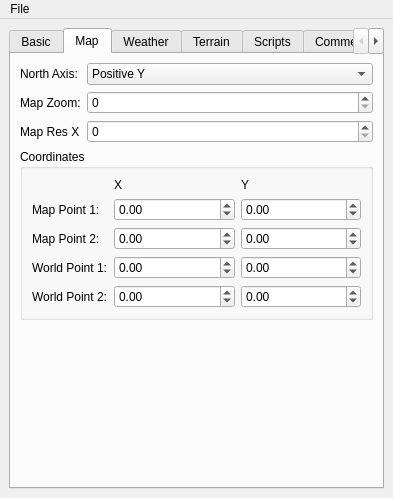
<?xml version="1.0" encoding="UTF-8"?>
<ui version="4.0">
 <class>MainWindow</class>
 <widget class="QMainWindow" name="MainWindow">
  <property name="geometry">
   <rect>
    <x>0</x>
    <y>0</y>
    <width>393</width>
    <height>479</height>
   </rect>
  </property>
  <property name="windowTitle">
   <string>MainWindow</string>
  </property>
  <widget class="QWidget" name="centralwidget">
   <layout class="QGridLayout" name="gridLayout">
    <item row="0" column="0">
     <widget class="QTabWidget" name="tabWidget">
      <property name="currentIndex">
       <number>1</number>
      </property>
      <widget class="QWidget" name="tab">
       <attribute name="title">
        <string>Basic</string>
       </attribute>
       <layout class="QVBoxLayout" name="verticalLayout_8">
        <item>
         <widget class="QGroupBox" name="groupBox_7">
          <property name="title">
           <string>Basic</string>
          </property>
          <layout class="QGridLayout" name="gridLayout_6">
           <item row="0" column="0">
            <layout class="QFormLayout" name="formLayout_7">
             <item row="0" column="0">
              <widget class="QLabel" name="label_20">
               <property name="text">
                <string>Name:</string>
               </property>
              </widget>
             </item>
             <item row="0" column="1">
              <layout class="QHBoxLayout" name="horizontalLayout_14" stretch="0">
               <item>
                <widget class="LocalizedStringLineEdit" name="nameEdit" native="true">
                 <property name="minimumSize">
                  <size>
                   <width>0</width>
                   <height>23</height>
                  </size>
                 </property>
                </widget>
               </item>
              </layout>
             </item>
             <item row="1" column="0">
              <widget class="QLabel" name="label_21">
               <property name="text">
                <string>Tag:</string>
               </property>
              </widget>
             </item>
             <item row="1" column="1">
              <layout class="QHBoxLayout" name="horizontalLayout_15">
               <item>
                <widget class="QLineEdit" name="tagEdit"/>
               </item>
               <item>
                <widget class="QPushButton" name="tagGenerateButton">
                 <property name="maximumSize">
                  <size>
                   <width>26</width>
                   <height>16777215</height>
                  </size>
                 </property>
                 <property name="text">
                  <string>-</string>
                 </property>
                </widget>
               </item>
              </layout>
             </item>
             <item row="2" column="0">
              <widget class="QLabel" name="label_22">
               <property name="text">
                <string>Camera:</string>
               </property>
              </widget>
             </item>
             <item row="2" column="1">
              <layout class="QHBoxLayout" name="horizontalLayout_16">
               <item>
                <widget class="ComboBox2DA" name="cameraStyleSelect"/>
               </item>
               <item>
                <spacer name="horizontalSpacer_5">
                 <property name="orientation">
                  <enum>Qt::Horizontal</enum>
                 </property>
                 <property name="sizeType">
                  <enum>QSizePolicy::Fixed</enum>
                 </property>
                 <property name="sizeHint" stdset="0">
                  <size>
                   <width>32</width>
                   <height>17</height>
                  </size>
                 </property>
                </spacer>
               </item>
              </layout>
             </item>
             <item row="3" column="1">
              <layout class="QHBoxLayout" name="horizontalLayout_17">
               <item>
                <widget class="QLineEdit" name="envmapEdit">
                 <property name="maxLength">
                  <number>16</number>
                 </property>
                </widget>
               </item>
               <item>
                <spacer name="horizontalSpacer_4">
                 <property name="orientation">
                  <enum>Qt::Horizontal</enum>
                 </property>
                 <property name="sizeType">
                  <enum>QSizePolicy::Fixed</enum>
                 </property>
                 <property name="sizeHint" stdset="0">
                  <size>
                   <width>32</width>
                   <height>17</height>
                  </size>
                 </property>
                </spacer>
               </item>
              </layout>
             </item>
             <item row="3" column="0">
              <widget class="QLabel" name="label_23">
               <property name="text">
                <string>Default Envmap:</string>
               </property>
              </widget>
             </item>
            </layout>
           </item>
          </layout>
         </widget>
        </item>
        <item>
         <widget class="QGroupBox" name="groupBox_8">
          <property name="title">
           <string>Advanced</string>
          </property>
          <layout class="QVBoxLayout" name="verticalLayout_6">
           <item>
            <widget class="QCheckBox" name="disableTransitCheck">
             <property name="text">
              <string>Disable Transit</string>
             </property>
            </widget>
           </item>
           <item>
            <widget class="QCheckBox" name="unescapableCheck">
             <property name="text">
              <string>Unescapable</string>
             </property>
            </widget>
           </item>
           <item>
            <layout class="QFormLayout" name="formLayout_8">
             <item row="0" column="0">
              <widget class="QLabel" name="label_24">
               <property name="text">
                <string>Alpha Test:</string>
               </property>
              </widget>
             </item>
             <item row="0" column="1">
              <widget class="QDoubleSpinBox" name="alphaTestSpin">
               <property name="minimum">
                <double>-100.000000000000000</double>
               </property>
               <property name="maximum">
                <double>10000.000000000000000</double>
               </property>
              </widget>
             </item>
            </layout>
           </item>
          </layout>
         </widget>
        </item>
        <item>
         <widget class="QGroupBox" name="groupBox_9">
          <property name="title">
           <string>Stealth XP Bonus</string>
          </property>
          <layout class="QVBoxLayout" name="verticalLayout_7">
           <item>
            <widget class="QCheckBox" name="stealthCheck">
             <property name="text">
              <string>Enabled</string>
             </property>
            </widget>
           </item>
           <item>
            <layout class="QFormLayout" name="formLayout_9">
             <item row="0" column="0">
              <widget class="QLabel" name="label_25">
               <property name="text">
                <string>Max:</string>
               </property>
              </widget>
             </item>
             <item row="0" column="1">
              <widget class="QSpinBox" name="stealthMaxSpin">
               <property name="maximum">
                <number>100000</number>
               </property>
              </widget>
             </item>
             <item row="1" column="0">
              <widget class="QLabel" name="label_26">
               <property name="text">
                <string>Loss:</string>
               </property>
              </widget>
             </item>
             <item row="1" column="1">
              <widget class="QSpinBox" name="stealthLossSpin">
               <property name="maximum">
                <number>100000</number>
               </property>
              </widget>
             </item>
            </layout>
           </item>
          </layout>
         </widget>
        </item>
        <item>
         <spacer name="verticalSpacer_3">
          <property name="orientation">
           <enum>Qt::Vertical</enum>
          </property>
          <property name="sizeHint" stdset="0">
           <size>
            <width>20</width>
            <height>23</height>
           </size>
          </property>
         </spacer>
        </item>
       </layout>
      </widget>
      <widget class="QWidget" name="tab_6">
       <attribute name="title">
        <string>Map</string>
       </attribute>
       <layout class="QVBoxLayout" name="verticalLayout_9">
        <item>
         <layout class="QFormLayout" name="formLayout_11">
          <item row="0" column="0">
           <widget class="QLabel" name="label_34">
            <property name="text">
             <string>North Axis:</string>
            </property>
           </widget>
          </item>
          <item row="0" column="1">
           <widget class="QComboBox" name="mapAxisSelect">
            <item>
             <property name="text">
              <string>Positive Y</string>
             </property>
            </item>
            <item>
             <property name="text">
              <string>Negative Y</string>
             </property>
            </item>
            <item>
             <property name="text">
              <string>Positive X</string>
             </property>
            </item>
            <item>
             <property name="text">
              <string>Negative X</string>
             </property>
            </item>
           </widget>
          </item>
          <item row="1" column="0">
           <widget class="QLabel" name="label_35">
            <property name="text">
             <string>Map Zoom:</string>
            </property>
           </widget>
          </item>
          <item row="1" column="1">
           <widget class="QSpinBox" name="mapZoomSpin">
            <property name="maximum">
             <number>1000000</number>
            </property>
           </widget>
          </item>
          <item row="2" column="0">
           <widget class="QLabel" name="label_40">
            <property name="text">
             <string>Map Res X</string>
            </property>
           </widget>
          </item>
          <item row="2" column="1">
           <widget class="QSpinBox" name="mapResXSpin">
            <property name="maximum">
             <number>1000000</number>
            </property>
           </widget>
          </item>
         </layout>
        </item>
        <item>
         <widget class="QGroupBox" name="groupBox_10">
          <property name="title">
           <string>Coordinates</string>
          </property>
          <layout class="QGridLayout" name="gridLayout_7">
           <item row="0" column="0">
            <layout class="QFormLayout" name="formLayout_10">
             <item row="1" column="0">
              <widget class="QLabel" name="label_27">
               <property name="text">
                <string>Map Point 1:</string>
               </property>
              </widget>
             </item>
             <item row="1" column="1">
              <layout class="QHBoxLayout" name="horizontalLayout_19">
               <item>
                <widget class="QDoubleSpinBox" name="mapImageX1Spin">
                 <property name="minimum">
                  <double>-100000.000000000000000</double>
                 </property>
                 <property name="maximum">
                  <double>100000.000000000000000</double>
                 </property>
                </widget>
               </item>
               <item>
                <widget class="QDoubleSpinBox" name="mapImageY1Spin">
                 <property name="minimum">
                  <double>-100000.000000000000000</double>
                 </property>
                 <property name="maximum">
                  <double>100000.000000000000000</double>
                 </property>
                 <property name="singleStep">
                  <double>1.000000000000000</double>
                 </property>
                </widget>
               </item>
              </layout>
             </item>
             <item row="2" column="0">
              <widget class="QLabel" name="label_28">
               <property name="text">
                <string>Map Point 2:</string>
               </property>
              </widget>
             </item>
             <item row="3" column="0">
              <widget class="QLabel" name="label_29">
               <property name="text">
                <string>World Point 1:</string>
               </property>
              </widget>
             </item>
             <item row="4" column="0">
              <widget class="QLabel" name="label_30">
               <property name="text">
                <string>World Point 2:</string>
               </property>
              </widget>
             </item>
             <item row="3" column="1">
              <layout class="QHBoxLayout" name="horizontalLayout_20">
               <item>
                <widget class="QDoubleSpinBox" name="mapWorldX1Spin">
                 <property name="minimum">
                  <double>-100000.000000000000000</double>
                 </property>
                 <property name="maximum">
                  <double>100000.000000000000000</double>
                 </property>
                </widget>
               </item>
               <item>
                <widget class="QDoubleSpinBox" name="mapWorldY1Spin">
                 <property name="minimum">
                  <double>-100000.000000000000000</double>
                 </property>
                 <property name="maximum">
                  <double>100000.000000000000000</double>
                 </property>
                </widget>
               </item>
              </layout>
             </item>
             <item row="2" column="1">
              <layout class="QHBoxLayout" name="horizontalLayout_21">
               <item>
                <widget class="QDoubleSpinBox" name="mapImageX2Spin">
                 <property name="minimum">
                  <double>-100000.000000000000000</double>
                 </property>
                 <property name="maximum">
                  <double>100000.000000000000000</double>
                 </property>
                </widget>
               </item>
               <item>
                <widget class="QDoubleSpinBox" name="mapImageY2Spin">
                 <property name="minimum">
                  <double>-100000.000000000000000</double>
                 </property>
                 <property name="maximum">
                  <double>100000.000000000000000</double>
                 </property>
                </widget>
               </item>
              </layout>
             </item>
             <item row="4" column="1">
              <layout class="QHBoxLayout" name="horizontalLayout_22">
               <item>
                <widget class="QDoubleSpinBox" name="mapWorldX2Spin">
                 <property name="minimum">
                  <double>-100000.000000000000000</double>
                 </property>
                 <property name="maximum">
                  <double>100000.000000000000000</double>
                 </property>
                </widget>
               </item>
               <item>
                <widget class="QDoubleSpinBox" name="mapWorldY2Spin">
                 <property name="minimum">
                  <double>-1000000.000000000000000</double>
                 </property>
                 <property name="maximum">
                  <double>100000.000000000000000</double>
                 </property>
                </widget>
               </item>
              </layout>
             </item>
             <item row="0" column="0">
              <widget class="QLabel" name="label_31">
               <property name="text">
                <string/>
               </property>
              </widget>
             </item>
             <item row="0" column="1">
              <layout class="QHBoxLayout" name="horizontalLayout_23" stretch="1,1">
               <item>
                <widget class="QLabel" name="label_32">
                 <property name="text">
                  <string>X</string>
                 </property>
                </widget>
               </item>
               <item>
                <widget class="QLabel" name="label_33">
                 <property name="text">
                  <string>Y</string>
                 </property>
                </widget>
               </item>
              </layout>
             </item>
            </layout>
           </item>
          </layout>
         </widget>
        </item>
        <item>
         <widget class="WalkmeshRenderer" name="minimapRenderer" native="true">
          <property name="minimumSize">
           <size>
            <width>0</width>
            <height>150</height>
           </size>
          </property>
         </widget>
        </item>
        <item>
         <spacer name="verticalSpacer_4">
          <property name="orientation">
           <enum>Qt::Vertical</enum>
          </property>
          <property name="sizeHint" stdset="0">
           <size>
            <width>20</width>
            <height>171</height>
           </size>
          </property>
         </spacer>
        </item>
       </layout>
      </widget>
      <widget class="QWidget" name="tab_3">
       <attribute name="title">
        <string>Weather</string>
       </attribute>
       <layout class="QVBoxLayout" name="verticalLayout_5">
        <item>
         <widget class="QGroupBox" name="groupBox_3">
          <property name="title">
           <string>Fog</string>
          </property>
          <layout class="QVBoxLayout" name="verticalLayout_2">
           <item>
            <widget class="QCheckBox" name="fogEnabledCheck">
             <property name="text">
              <string>Enabled</string>
             </property>
            </widget>
           </item>
           <item>
            <layout class="QFormLayout" name="formLayout_3">
             <item row="0" column="1">
              <layout class="QHBoxLayout" name="horizontalLayout_9">
               <item>
                <widget class="ColorEdit" name="fogColorEdit" native="true">
                 <property name="minimumSize">
                  <size>
                   <width>0</width>
                   <height>20</height>
                  </size>
                 </property>
                 <property name="maximumSize">
                  <size>
                   <width>16777215</width>
                   <height>20</height>
                  </size>
                 </property>
                </widget>
               </item>
              </layout>
             </item>
             <item row="1" column="0">
              <widget class="QLabel" name="label_12">
               <property name="text">
                <string>Near Distance:</string>
               </property>
              </widget>
             </item>
             <item row="1" column="1">
              <widget class="QDoubleSpinBox" name="fogNearSpin">
               <property name="maximum">
                <double>1000.000000000000000</double>
               </property>
              </widget>
             </item>
             <item row="2" column="0">
              <widget class="QLabel" name="label_13">
               <property name="text">
                <string>Far Distance:</string>
               </property>
              </widget>
             </item>
             <item row="2" column="1">
              <widget class="QDoubleSpinBox" name="fogFarSpin">
               <property name="maximum">
                <double>1000.000000000000000</double>
               </property>
              </widget>
             </item>
             <item row="0" column="0">
              <widget class="QLabel" name="label_14">
               <property name="text">
                <string>Color:</string>
               </property>
              </widget>
             </item>
            </layout>
           </item>
          </layout>
         </widget>
        </item>
        <item>
         <widget class="QGroupBox" name="groupBox_6">
          <property name="title">
           <string>Lighting</string>
          </property>
          <layout class="QGridLayout" name="gridLayout_4">
           <item row="0" column="0">
            <layout class="QFormLayout" name="formLayout_5">
             <item row="0" column="0">
              <widget class="QLabel" name="label_16">
               <property name="text">
                <string>Ambient:</string>
               </property>
              </widget>
             </item>
             <item row="0" column="1">
              <layout class="QHBoxLayout" name="horizontalLayout_11">
               <item>
                <widget class="ColorEdit" name="ambientColorEdit" native="true">
                 <property name="minimumSize">
                  <size>
                   <width>0</width>
                   <height>20</height>
                  </size>
                 </property>
                 <property name="maximumSize">
                  <size>
                   <width>16777215</width>
                   <height>20</height>
                  </size>
                 </property>
                </widget>
               </item>
              </layout>
             </item>
             <item row="1" column="0">
              <widget class="QLabel" name="label_19">
               <property name="text">
                <string>Diffuse:</string>
               </property>
              </widget>
             </item>
             <item row="2" column="0">
              <widget class="QLabel" name="label_18">
               <property name="text">
                <string>Dynamic:</string>
               </property>
              </widget>
             </item>
             <item row="1" column="1">
              <layout class="QHBoxLayout" name="horizontalLayout_12">
               <item>
                <widget class="ColorEdit" name="diffuseColorEdit" native="true">
                 <property name="minimumSize">
                  <size>
                   <width>0</width>
                   <height>20</height>
                  </size>
                 </property>
                 <property name="maximumSize">
                  <size>
                   <width>16777215</width>
                   <height>20</height>
                  </size>
                 </property>
                </widget>
               </item>
              </layout>
             </item>
             <item row="2" column="1">
              <layout class="QHBoxLayout" name="horizontalLayout_13">
               <item>
                <widget class="ColorEdit" name="dynamicColorEdit" native="true">
                 <property name="minimumSize">
                  <size>
                   <width>0</width>
                   <height>20</height>
                  </size>
                 </property>
                 <property name="maximumSize">
                  <size>
                   <width>16777215</width>
                   <height>20</height>
                  </size>
                 </property>
                </widget>
               </item>
              </layout>
             </item>
            </layout>
           </item>
          </layout>
         </widget>
        </item>
        <item>
         <layout class="QHBoxLayout" name="horizontalLayout_10">
          <item>
           <widget class="QGroupBox" name="groupBox_4">
            <property name="title">
             <string>Weather Effects</string>
            </property>
            <layout class="QVBoxLayout" name="verticalLayout_3">
             <item>
              <layout class="QFormLayout" name="formLayout_6">
               <item row="0" column="0">
                <widget class="QLabel" name="label_17">
                 <property name="text">
                  <string>Wind:</string>
                 </property>
                </widget>
               </item>
               <item row="0" column="1">
                <widget class="QComboBox" name="windPowerSelect">
                 <item>
                  <property name="text">
                   <string>None</string>
                  </property>
                 </item>
                 <item>
                  <property name="text">
                   <string>Weak</string>
                  </property>
                 </item>
                 <item>
                  <property name="text">
                   <string>Strong</string>
                  </property>
                 </item>
                </widget>
               </item>
              </layout>
             </item>
             <item>
              <widget class="QCheckBox" name="rainCheck">
               <property name="text">
                <string>Rain</string>
               </property>
              </widget>
             </item>
             <item>
              <widget class="QCheckBox" name="snowCheck">
               <property name="text">
                <string>Snow</string>
               </property>
              </widget>
             </item>
             <item>
              <widget class="QCheckBox" name="lightningCheck">
               <property name="text">
                <string>Lightning</string>
               </property>
              </widget>
             </item>
            </layout>
           </widget>
          </item>
          <item>
           <widget class="QGroupBox" name="groupBox_5">
            <property name="title">
             <string>Shadows</string>
            </property>
            <layout class="QVBoxLayout" name="verticalLayout_4">
             <item>
              <widget class="QCheckBox" name="shadowsCheck">
               <property name="text">
                <string>Enabled</string>
               </property>
              </widget>
             </item>
             <item>
              <layout class="QFormLayout" name="formLayout_4">
               <item row="0" column="0">
                <widget class="QLabel" name="label_15">
                 <property name="text">
                  <string>Opacity:</string>
                 </property>
                </widget>
               </item>
               <item row="0" column="1">
                <widget class="QSpinBox" name="shadowsSpin">
                 <property name="maximum">
                  <number>255</number>
                 </property>
                </widget>
               </item>
              </layout>
             </item>
             <item>
              <spacer name="spacer">
               <property name="orientation">
                <enum>Qt::Vertical</enum>
               </property>
               <property name="sizeHint" stdset="0">
                <size>
                 <width>20</width>
                 <height>40</height>
                </size>
               </property>
              </spacer>
             </item>
            </layout>
           </widget>
          </item>
         </layout>
        </item>
        <item>
         <spacer name="verticalSpacer_2">
          <property name="orientation">
           <enum>Qt::Vertical</enum>
          </property>
          <property name="sizeHint" stdset="0">
           <size>
            <width>20</width>
            <height>19</height>
           </size>
          </property>
         </spacer>
        </item>
       </layout>
      </widget>
      <widget class="QWidget" name="tab_2">
       <attribute name="title">
        <string>Terrain</string>
       </attribute>
       <layout class="QVBoxLayout" name="verticalLayout">
        <item>
         <widget class="QGroupBox" name="groupBox">
          <property name="title">
           <string>Grass</string>
          </property>
          <layout class="QGridLayout" name="gridLayout_2">
           <item row="0" column="0">
            <layout class="QFormLayout" name="formLayout">
             <item row="0" column="0">
              <widget class="QLabel" name="label">
               <property name="text">
                <string>Texture:</string>
               </property>
              </widget>
             </item>
             <item row="0" column="1">
              <widget class="QLineEdit" name="grassTextureEdit">
               <property name="maxLength">
                <number>16</number>
               </property>
              </widget>
             </item>
             <item row="1" column="0">
              <widget class="QLabel" name="label_2">
               <property name="text">
                <string>Diffuse:</string>
               </property>
              </widget>
             </item>
             <item row="1" column="1">
              <layout class="QHBoxLayout" name="horizontalLayout">
               <item>
                <widget class="ColorEdit" name="grassDiffuseEdit" native="true">
                 <property name="minimumSize">
                  <size>
                   <width>0</width>
                   <height>20</height>
                  </size>
                 </property>
                 <property name="maximumSize">
                  <size>
                   <width>16777215</width>
                   <height>20</height>
                  </size>
                 </property>
                </widget>
               </item>
              </layout>
             </item>
             <item row="3" column="0">
              <widget class="QLabel" name="grassEmissiveLabel">
               <property name="text">
                <string>Emissive:</string>
               </property>
              </widget>
             </item>
             <item row="3" column="1">
              <layout class="QHBoxLayout" name="horizontalLayout_2">
               <item>
                <widget class="ColorEdit" name="grassEmissiveEdit" native="true">
                 <property name="minimumSize">
                  <size>
                   <width>0</width>
                   <height>20</height>
                  </size>
                 </property>
                 <property name="maximumSize">
                  <size>
                   <width>16777215</width>
                   <height>20</height>
                  </size>
                 </property>
                </widget>
               </item>
              </layout>
             </item>
             <item row="2" column="0">
              <widget class="QLabel" name="label_4">
               <property name="text">
                <string>Ambient:</string>
               </property>
              </widget>
             </item>
             <item row="2" column="1">
              <layout class="QHBoxLayout" name="horizontalLayout_3">
               <item>
                <widget class="ColorEdit" name="grassAmbientEdit" native="true">
                 <property name="minimumSize">
                  <size>
                   <width>0</width>
                   <height>20</height>
                  </size>
                 </property>
                 <property name="maximumSize">
                  <size>
                   <width>16777215</width>
                   <height>20</height>
                  </size>
                 </property>
                </widget>
               </item>
              </layout>
             </item>
             <item row="4" column="0">
              <widget class="QLabel" name="label_5">
               <property name="text">
                <string>Density:</string>
               </property>
              </widget>
             </item>
             <item row="5" column="0">
              <widget class="QLabel" name="label_6">
               <property name="text">
                <string>Size:</string>
               </property>
              </widget>
             </item>
             <item row="6" column="0">
              <widget class="QLabel" name="label_7">
               <property name="text">
                <string>Probability:</string>
               </property>
              </widget>
             </item>
             <item row="4" column="1">
              <widget class="QDoubleSpinBox" name="grassDensitySpin"/>
             </item>
             <item row="5" column="1">
              <widget class="QDoubleSpinBox" name="grassSizeSpin"/>
             </item>
             <item row="6" column="1">
              <layout class="QHBoxLayout" name="horizontalLayout_4">
               <item>
                <widget class="QDoubleSpinBox" name="grassProbULSpin"/>
               </item>
               <item>
                <widget class="QDoubleSpinBox" name="grassProbURSpin"/>
               </item>
               <item>
                <widget class="QDoubleSpinBox" name="grassProbLLSpin"/>
               </item>
               <item>
                <widget class="QDoubleSpinBox" name="grassProbLRSpin"/>
               </item>
              </layout>
             </item>
            </layout>
           </item>
          </layout>
         </widget>
        </item>
        <item>
         <widget class="QGroupBox" name="dirtGroup">
          <property name="title">
           <string>Dirt</string>
          </property>
          <layout class="QGridLayout" name="gridLayout_3">
           <item row="0" column="0">
            <layout class="QFormLayout" name="formLayout_2">
             <item row="0" column="0">
              <widget class="QLabel" name="label_8">
               <property name="text">
                <string>Color:</string>
               </property>
              </widget>
             </item>
             <item row="0" column="1">
              <layout class="QHBoxLayout" name="horizontalLayout_5">
               <item>
                <layout class="QHBoxLayout" name="horizontalLayout_25">
                 <item>
                  <widget class="ColorEdit" name="dirtColor1Edit" native="true">
                   <property name="minimumSize">
                    <size>
                     <width>0</width>
                     <height>20</height>
                    </size>
                   </property>
                   <property name="maximumSize">
                    <size>
                     <width>16777215</width>
                     <height>20</height>
                    </size>
                   </property>
                  </widget>
                 </item>
                </layout>
               </item>
               <item>
                <layout class="QHBoxLayout" name="horizontalLayout_24">
                 <item>
                  <widget class="ColorEdit" name="dirtColor2Edit" native="true">
                   <property name="minimumSize">
                    <size>
                     <width>0</width>
                     <height>20</height>
                    </size>
                   </property>
                   <property name="maximumSize">
                    <size>
                     <width>16777215</width>
                     <height>20</height>
                    </size>
                   </property>
                  </widget>
                 </item>
                </layout>
               </item>
               <item>
                <layout class="QHBoxLayout" name="horizontalLayout_18">
                 <item>
                  <widget class="ColorEdit" name="dirtColor3Edit" native="true">
                   <property name="minimumSize">
                    <size>
                     <width>0</width>
                     <height>20</height>
                    </size>
                   </property>
                   <property name="maximumSize">
                    <size>
                     <width>16777215</width>
                     <height>20</height>
                    </size>
                   </property>
                  </widget>
                 </item>
                </layout>
               </item>
              </layout>
             </item>
             <item row="1" column="0">
              <widget class="QLabel" name="label_9">
               <property name="text">
                <string>Formula:</string>
               </property>
              </widget>
             </item>
             <item row="2" column="0">
              <widget class="QLabel" name="label_10">
               <property name="text">
                <string>Function:</string>
               </property>
              </widget>
             </item>
             <item row="3" column="0">
              <widget class="QLabel" name="label_11">
               <property name="text">
                <string>Size:</string>
               </property>
              </widget>
             </item>
             <item row="1" column="1">
              <layout class="QHBoxLayout" name="horizontalLayout_6">
               <item>
                <widget class="QSpinBox" name="dirtFormula1Spin">
                 <property name="maximum">
                  <number>2147483647</number>
                 </property>
                </widget>
               </item>
               <item>
                <widget class="QSpinBox" name="dirtFormula2Spin">
                 <property name="maximum">
                  <number>2147483647</number>
                 </property>
                </widget>
               </item>
               <item>
                <widget class="QSpinBox" name="dirtFormula3Spin">
                 <property name="maximum">
                  <number>2147483647</number>
                 </property>
                </widget>
               </item>
              </layout>
             </item>
             <item row="2" column="1">
              <layout class="QHBoxLayout" name="horizontalLayout_7">
               <item>
                <widget class="QSpinBox" name="dirtFunction1Spin">
                 <property name="maximum">
                  <number>2147483647</number>
                 </property>
                </widget>
               </item>
               <item>
                <widget class="QSpinBox" name="dirtFunction2Spin">
                 <property name="maximum">
                  <number>2147483647</number>
                 </property>
                </widget>
               </item>
               <item>
                <widget class="QSpinBox" name="dirtFunction3Spin">
                 <property name="maximum">
                  <number>2147483647</number>
                 </property>
                </widget>
               </item>
              </layout>
             </item>
             <item row="3" column="1">
              <layout class="QHBoxLayout" name="horizontalLayout_8">
               <item>
                <widget class="QSpinBox" name="dirtSize1Spin">
                 <property name="maximum">
                  <number>2147483647</number>
                 </property>
                </widget>
               </item>
               <item>
                <widget class="QSpinBox" name="dirtSize2Spin">
                 <property name="maximum">
                  <number>2147483647</number>
                 </property>
                </widget>
               </item>
               <item>
                <widget class="QSpinBox" name="dirtSize3Spin">
                 <property name="maximum">
                  <number>2147483647</number>
                 </property>
                </widget>
               </item>
              </layout>
             </item>
            </layout>
           </item>
          </layout>
         </widget>
        </item>
        <item>
         <spacer name="verticalSpacer">
          <property name="orientation">
           <enum>Qt::Vertical</enum>
          </property>
          <property name="sizeHint" stdset="0">
           <size>
            <width>20</width>
            <height>21</height>
           </size>
          </property>
         </spacer>
        </item>
       </layout>
      </widget>
      <widget class="QWidget" name="tab_4">
       <attribute name="title">
        <string>Scripts</string>
       </attribute>
       <layout class="QVBoxLayout" name="verticalLayout_10">
        <item>
         <layout class="QFormLayout" name="formLayout_12">
          <item row="0" column="0">
           <widget class="QLabel" name="label_36">
            <property name="text">
             <string>OnEnter:</string>
            </property>
           </widget>
          </item>
          <item row="0" column="1">
           <widget class="QLineEdit" name="onEnterEdit">
            <property name="maxLength">
             <number>16</number>
            </property>
           </widget>
          </item>
          <item row="1" column="0">
           <widget class="QLabel" name="label_37">
            <property name="text">
             <string>OnExit:</string>
            </property>
           </widget>
          </item>
          <item row="2" column="0">
           <widget class="QLabel" name="label_38">
            <property name="text">
             <string>OnHearbeat:</string>
            </property>
           </widget>
          </item>
          <item row="3" column="0">
           <widget class="QLabel" name="label_39">
            <property name="text">
             <string>OnUserDefined:</string>
            </property>
           </widget>
          </item>
          <item row="1" column="1">
           <widget class="QLineEdit" name="onExitEdit">
            <property name="maxLength">
             <number>16</number>
            </property>
           </widget>
          </item>
          <item row="2" column="1">
           <widget class="QLineEdit" name="onHeartbeatEdit">
            <property name="maxLength">
             <number>16</number>
            </property>
           </widget>
          </item>
          <item row="3" column="1">
           <widget class="QLineEdit" name="onUserDefinedEdit">
            <property name="maxLength">
             <number>16</number>
            </property>
           </widget>
          </item>
         </layout>
        </item>
        <item>
         <spacer name="verticalSpacer_5">
          <property name="orientation">
           <enum>Qt::Vertical</enum>
          </property>
          <property name="sizeHint" stdset="0">
           <size>
            <width>20</width>
            <height>287</height>
           </size>
          </property>
         </spacer>
        </item>
       </layout>
      </widget>
      <widget class="QWidget" name="tab_5">
       <attribute name="title">
        <string>Comments</string>
       </attribute>
       <layout class="QGridLayout" name="gridLayout_5">
        <item row="0" column="0">
         <widget class="QPlainTextEdit" name="commentsEdit"/>
        </item>
       </layout>
      </widget>
     </widget>
    </item>
   </layout>
  </widget>
  <widget class="QMenuBar" name="menubar">
   <property name="geometry">
    <rect>
     <x>0</x>
     <y>0</y>
     <width>393</width>
     <height>22</height>
    </rect>
   </property>
   <widget class="QMenu" name="menuNew">
    <property name="title">
     <string>File</string>
    </property>
    <addaction name="actionNew"/>
    <addaction name="actionOpen"/>
    <addaction name="actionSave"/>
    <addaction name="actionSaveAs"/>
    <addaction name="actionRevert"/>
    <addaction name="separator"/>
    <addaction name="actionExit"/>
   </widget>
   <addaction name="menuNew"/>
  </widget>
  <action name="actionNew">
   <property name="text">
    <string>New</string>
   </property>
  </action>
  <action name="actionOpen">
   <property name="text">
    <string>Open</string>
   </property>
  </action>
  <action name="actionSave">
   <property name="text">
    <string>Save</string>
   </property>
  </action>
  <action name="actionSaveAs">
   <property name="text">
    <string>Save As</string>
   </property>
  </action>
  <action name="actionRevert">
   <property name="text">
    <string>Revert</string>
   </property>
  </action>
  <action name="actionExit">
   <property name="text">
    <string>Exit</string>
   </property>
  </action>
 </widget>
 <customwidgets>
  <customwidget>
   <class>WalkmeshRenderer</class>
   <extends>QWidget</extends>
   <header location="global">toolset.gui.widgets.renderer.walkmesh</header>
   <container>1</container>
  </customwidget>
  <customwidget>
   <class>LocalizedStringLineEdit</class>
   <extends>QWidget</extends>
   <header location="global">toolset.gui.widgets.edit.locstring</header>
   <container>1</container>
  </customwidget>
  <customwidget>
   <class>ComboBox2DA</class>
   <extends>QComboBox</extends>
   <header location="global">toolset.gui.widgets.edit.combobox_2da</header>
  </customwidget>
  <customwidget>
   <class>ColorEdit</class>
   <extends>QWidget</extends>
   <header location="global">toolset.gui.widgets.edit.color</header>
   <container>1</container>
  </customwidget>
 </customwidgets>
 <resources/>
 <connections/>
</ui>
